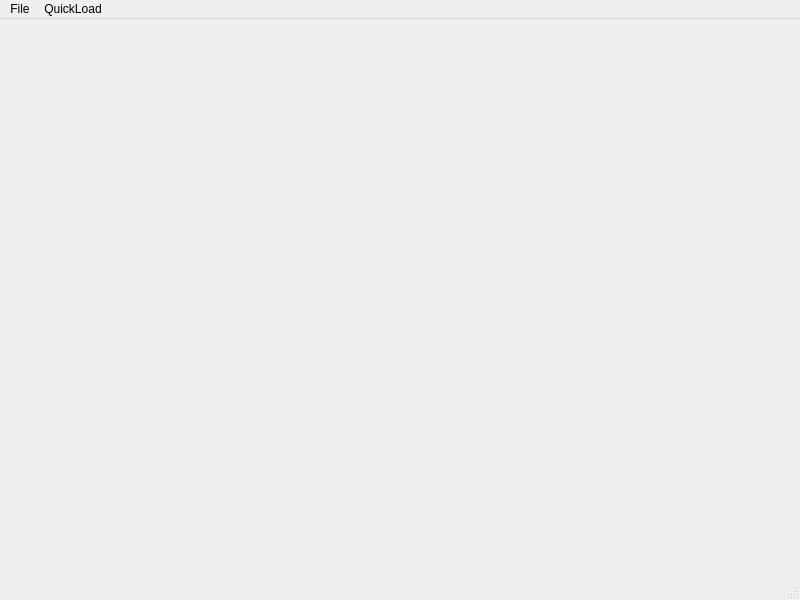
<?xml version="1.0" encoding="UTF-8"?>
<ui version="4.0">
 <class>MainWindow</class>
 <widget class="QMainWindow" name="MainWindow">
  <property name="geometry">
   <rect>
    <x>0</x>
    <y>0</y>
    <width>800</width>
    <height>600</height>
   </rect>
  </property>
  <property name="windowTitle">
   <string>SuperCages</string>
  </property>
  <widget class="QWidget" name="centralWidget">
   <layout class="QVBoxLayout" name="verticalLayout"/>
  </widget>
  <widget class="QMenuBar" name="menuBar">
   <property name="geometry">
    <rect>
     <x>0</x>
     <y>0</y>
     <width>800</width>
     <height>22</height>
    </rect>
   </property>
   <widget class="QMenu" name="menuFile">
    <property name="title">
     <string>File</string>
    </property>
    <addaction name="actionQuit"/>
   </widget>
   <widget class="QMenu" name="menuQuickLoad">
    <property name="title">
     <string>QuickLoad</string>
    </property>
    <addaction name="actionSmallHumanoid"/>
    <addaction name="actionHorse"/>
   </widget>
   <addaction name="menuFile"/>
   <addaction name="menuQuickLoad"/>
  </widget>
  <widget class="QStatusBar" name="statusbar"/>
  <action name="actionQuit">
   <property name="text">
    <string>Quit</string>
   </property>
  </action>
  <action name="actionSmallHumanoid">
   <property name="text">
    <string>Small Humanoid</string>
   </property>
  </action>
  <action name="actionHorse">
   <property name="text">
    <string>Horse</string>
   </property>
  </action>
 </widget>
 <resources/>
 <connections/>
</ui>
